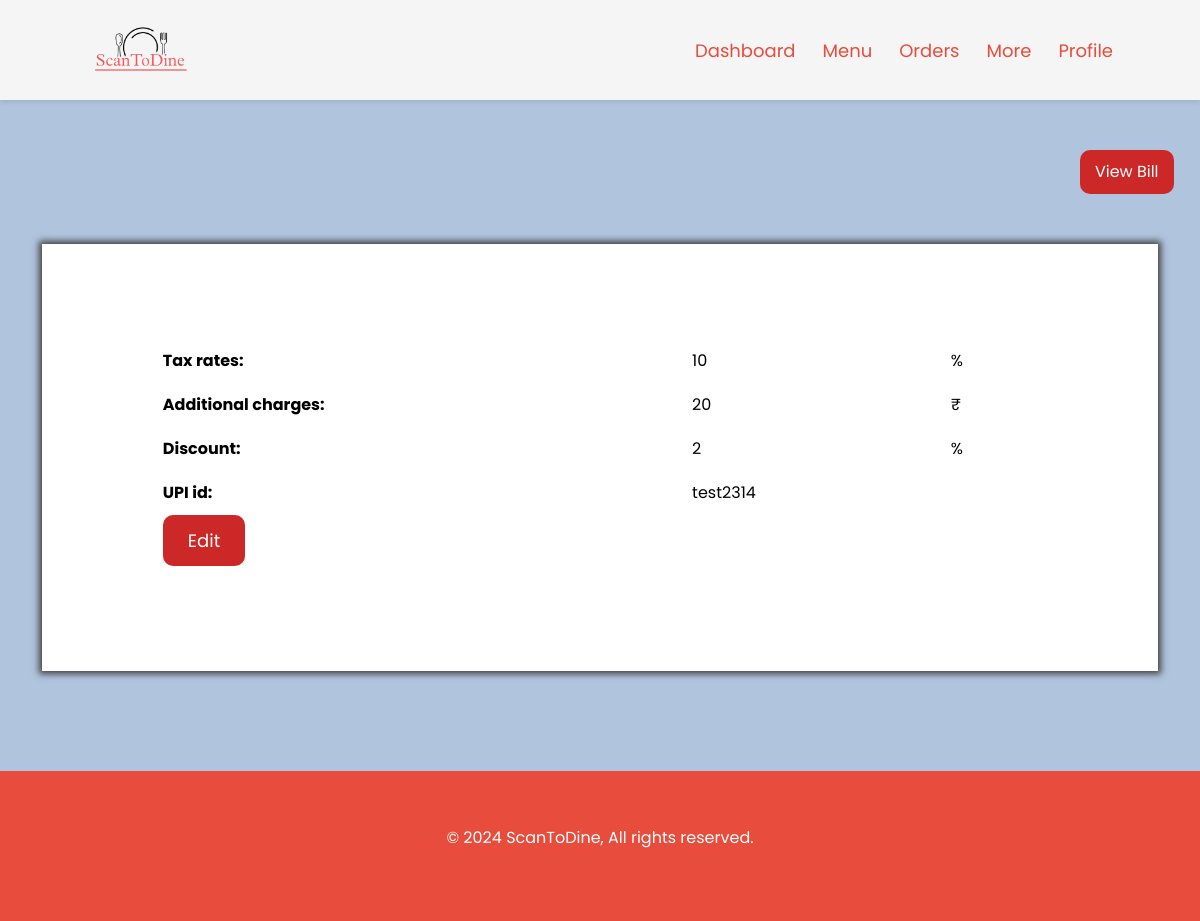
/adminModule/bill_structure1.php (signed in), run on the app's committed database.
### tables this page shows
CREATE TABLE `bill_info` (
  `id` int(6) NOT NULL,
  `res_code` int(6) NOT NULL,
  `tax_rate` int(3) NOT NULL DEFAULT 0,
  `add_charge` int(5) NOT NULL DEFAULT 0,
  `dis` int(3) NOT NULL DEFAULT 0,
  `upi_id` varchar(25) DEFAULT NULL
);

### adminModule/bill_structure1.php (the view, shortened to what this page needs)
<?php
include("../commonPages/dbConnect.php");
$res_code = $_SESSION['res_code'];
$fetchRow = mysqli_query($con, "select * from bill_info where res_code=$res_code");
?>
<!DOCTYPE html>
<html lang="en">
<head>
    <link href="https://cdn.jsdelivr.net/npm/bootstrap@5.3.2/dist/css/bootstrap.min.css" rel="stylesheet"
>
</head>
<body>
    <?php
        include("../commonPages/index_header.php");
    ?>
    <section class="AddTax">
        <div class="container">
            <div class="ViewBill">
                <a class="btn" href="../adminModule/bill_structure2.php">View Bill</a>
            </div>
            <div class="AddContainer">
                <div class="AddText" id="addText">
                    <?php
                    if (mysqli_num_rows($fetchRow) > 0) {
                        $data = mysqli_fetch_assoc($fetchRow);
                        $tax = $data['tax_rate'];
                        $add_charge = $data['add_charge'];
                        $dis = $data['dis'];
                        $upi = $data['upi_id'];
                        ?>
                        <table>
                            <tr>
                                <th>Tax rates:</th>
                                <td id="tax"><span><?php echo $tax; ?></span></td>
                                <td>%</td>
                            </tr>
                            <tr>
                                <td></td>
                                <td id="taxWarning" class="warning"></td>
                            </tr>
                            <tr>
                                <th>Additional charges:</th>
                                <td id="charges"><span><?php echo $add_charge; ?></span></td>
                                <td>₹</td>
                            </tr>
                            <tr>
                                <td></td>
                                <td></td>
                            </tr>
                            <tr>
                                <th>Discount:</th>
                                <td id="discount"><span><?php echo $dis; ?></span></td>
                                <td>%</td>
                            </tr>
                            <tr>
                                <td></td>
                                <td id="discountWarning" class="warning"></td>
                            </tr>
                            <tr>
                                <th>UPI id:</th>
                                <td id="upi"><span><?php echo $upi; ?></span></td>
                            </tr>
                            <tr>
                                <th id="submitAfterEdit">
                                    <input class="btn" id="updateBtn" onclick="EditData()" type="submit"
                                        value="Edit">
                                </th>
                            </tr>
                        </table>
                        <?php
                    }
                    ?>
                </div>
            </div>
        </div>
    </section>
</body>
</html>

### adminModule/bill_structure1.php (style rules this page uses)
* { margin: 0; padding: 0; }
body { background-color: lightsteelblue; font-family: 'Poppins', sans-serif; }
.AddTax .AddContainer { display: flex; justify-content: center; align-items: center; margin: 0 auto; margin-bottom: 100px; box-shadow: 0 0 5pt 2pt #414141; background-color: white; }
.AddTax .AddContainer .AddText { padding: 100px 50px; width: 90%; }
.AddTax .AddContainer .AddText th, td { padding: 5px 15px; color: black; }
.AddTax .AddContainer .AddText table { width: 100%; }
.AddTax .AddContainer .AddText input[type=Submit] { padding: 12px 25px; font-size: large; }
.ViewBill { margin: 50px 93%; width: 100px; }
.btn { padding: 10px 15px; background-color: #cc2828; color: white; border: none; cursor: pointer; text-decoration: none; border-radius: 10px; }

### commonPages/index_header.php (style rules this page uses)
* { margin: 0; padding: 0; font-family: 'Poppins', sans-serif; }

### data on the page
bill_info: tax_rate "10", add_charge "20", dis "2", upi "test2314"
